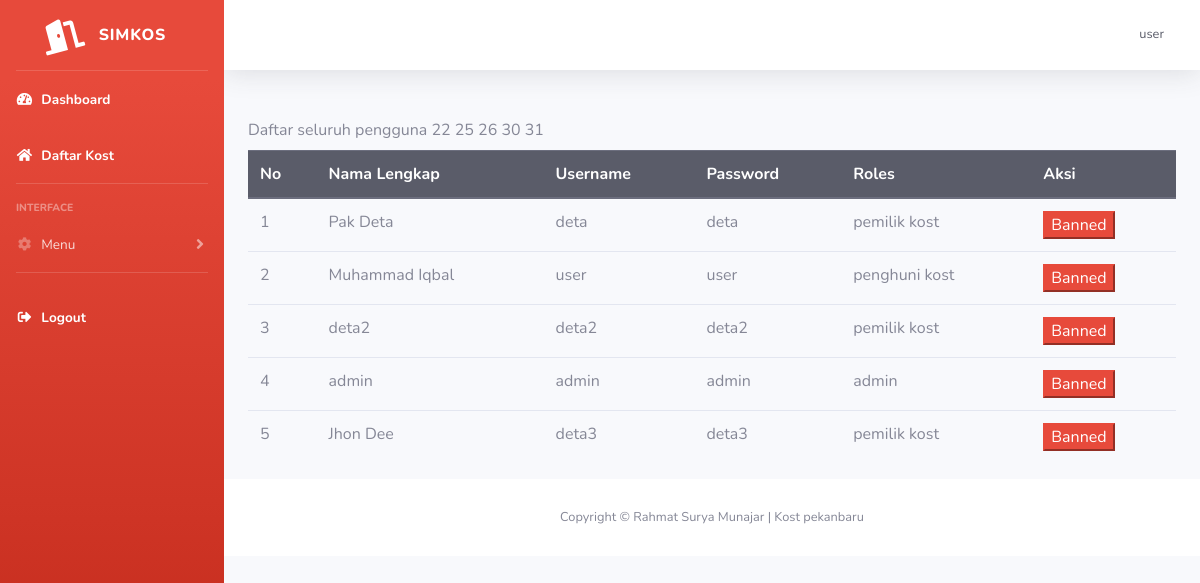
The app's page /kost/user.php (signed in) with its own data.
### tables this page shows
CREATE TABLE `user` (
  `id` int(11) NOT NULL,
  `nama_lengkap` varchar(255) NOT NULL,
  `email` varchar(255) NOT NULL,
  `username` varchar(255) NOT NULL,
  `password` varchar(255) NOT NULL,
  `no_hp` varchar(255) NOT NULL,
  `pekerjaan` varchar(255) NOT NULL,
  `jenis_kelamin` varchar(25) NOT NULL,
  `foto_ktp` varchar(255) NOT NULL,
  `foto_profil` text NOT NULL,
  `roles` int(11) NOT NULL,
  `id_kost_saya` int(11) NOT NULL
);

CREATE TABLE `roles_user` (
  `id_roles` int(11) NOT NULL,
  `nama` varchar(255) NOT NULL
);

### kost/user.php (the view, shortened to what this page needs)
<?php
include "template/header.php";
$data = mysqli_query($koneksi, "SELECT * FROM user JOIN roles_user on user.roles=roles_user.id_roles");
?>
<div class="container">
    <label for="">Daftar seluruh pengguna</label>
    <table class="table ">
        <thead class="thead-dark">
            <tr class="">
                <th>No</th>
                <th>Nama Lengkap</th>
                <th>Username</th>
                <th>Password</th>
                <th>Roles</th>
                <th>Aksi</th>
            </tr>
        </thead>
        <tbody>
            <?php
            $n = 0;
            while ($d = mysqli_fetch_array($data)) {
                $n++;
            ?>
                <tr>
                    <td><?php echo $n ?></td>
                    <td><?php echo $d['nama_lengkap'] ?></td>
                    <td><?php echo $d['username'] ?></td>
                    <td><?php echo $d['password'] ?></td>
                    <td><?php echo $d['nama'] ?></td>
                    <td>
                        <a href="php/hapus-user.php?id=<?php echo $d['id']; ?>"><button class="btn-danger">Banned</button></a>
                    </td>
                </tr>
            <?php } ?>
        </tbody>
    </table>
</div>
<?php
include "template/footer.php"
?>

### records on screen
user: nama_lengkap "Pak Deta", username "deta", password "deta", roles.nama "pemilik kost"
user: nama_lengkap "Muhammad Iqbal", username "user", password "user", roles.nama "penghuni kost"
user: nama_lengkap "deta2", username "deta2", password "deta2", roles.nama "pemilik kost"
user: nama_lengkap "admin", username "admin", password "admin", roles.nama "admin"
user: nama_lengkap "Jhon Dee", username "deta3", password "deta3", roles.nama "pemilik kost"

### other values on screen
$_SESSION['username'] "user"
